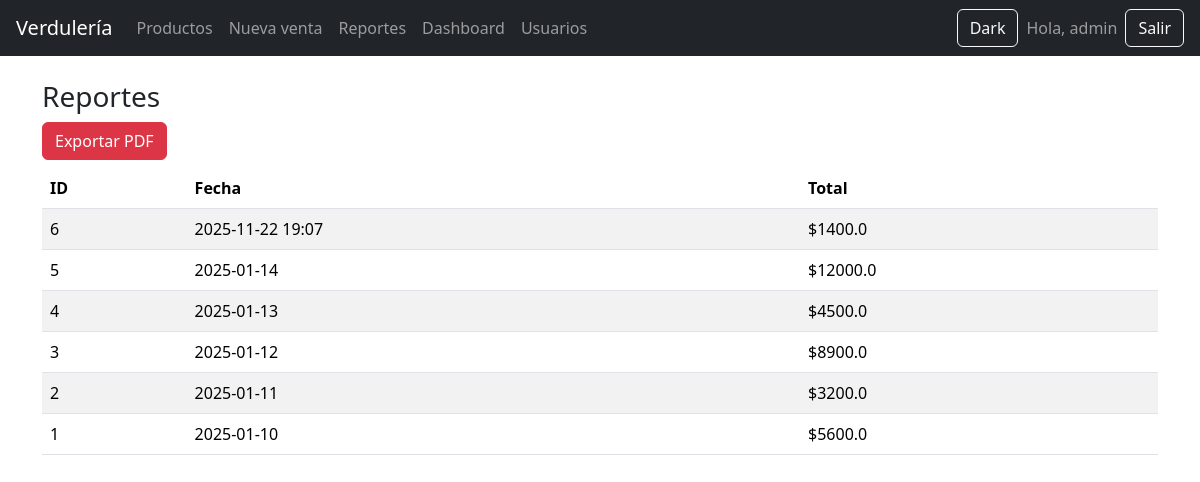
Screenshot of /reportes/ (signed in) with the database file from the repository.
### tables this page shows
CREATE TABLE ventas (
        id INTEGER PRIMARY KEY AUTOINCREMENT,
        fecha TEXT NOT NULL,
        total REAL NOT NULL
    );

### app/routes/reportes.py (the view)
@reportes_bp.route("/")
@login_required
def index():
    db = get_db()
    ventas = db.execute("SELECT * FROM ventas ORDER BY fecha DESC LIMIT 50").fetchall()
    return render_template("reportes/reportes.html", ventas=ventas)

### app/__init__.py (called while the page is built)
def create_app():
    app = Flask(__name__)
    app.secret_key = "clave-super-secreta"
    app.register_blueprint(auth_bp)
    app.register_blueprint(productos_bp)
    app.register_blueprint(ventas_bp)
    app.register_blueprint(reportes_bp)
    app.register_blueprint(admin_bp)
    app.register_blueprint(usuarios_bp)
    @app.route("/")
    def index():
        return render_template("index.html")
    @app.teardown_appcontext
    def teardown_db(exception):
        close_db()
    return app

### db.py (called while the page is built)
def get_db():
    if "db" not in g:
        g.db = sqlite3.connect(DB_NAME)
        g.db.row_factory = sqlite3.Row
    return g.db

### app/templates/reportes/reportes.html
{% extends "base.html" %}
{% block contenido %}
<h3>Reportes</h3>
<a href="/reportes/export/pdf" class="btn btn-danger mb-2">Exportar PDF</a>
<table class="table table-striped">
<thead>
<tr>
    <th>ID</th>
    <th>Fecha</th>
    <th>Total</th>
</tr>
</thead>
<tbody>
{% for v in ventas %}
<tr>
    <td>{{v.id}}</td>
    <td>{{v.fecha}}</td>
    <td>${{v.total}}</td>
</tr>
{% endfor %}
</tbody>
</table>
{% endblock %}

### rows the page displays
ventas: id "6", fecha "2025-11-22 19:07", total "1400.0"
ventas: id "5", fecha "2025-01-14", total "12000.0"
ventas: id "4", fecha "2025-01-13", total "4500.0"
ventas: id "3", fecha "2025-01-12", total "8900.0"
ventas: id "2", fecha "2025-01-11", total "3200.0"
ventas: id "1", fecha "2025-01-10", total "5600.0"

### other values shown
{{ session.username }} "admin"
